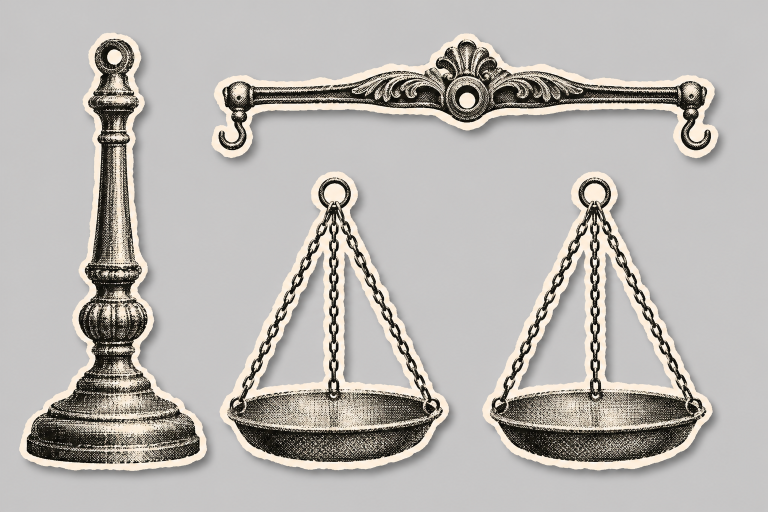
#> input picture source-uploads/sticker-sheets-and-images/c3e83cc8-image.png, 1536 x 1024 px, found by its file name (shown at 1/2 size)
$ python cut.py ../../../source-uploads/sticker-sheets-and-images/8e3199a1-image.png
#> lines starting #> are read from the running program, lines starting #| are printed output that depends on the picture; after the words box and inside, x2 and y2 are one past the last pixel; in counts of white or black regions, pixels touching at a corner belong together
import sys, numpy as np
from PIL import Image, ImageDraw
from scipy import ndimage
U='/root/.claude/uploads/209ed91e-ed39-530a-9c9f-4a0c5424de8b/'
O=sys.argv[1]
sheets={'A':'c3e83cc8-image.png','B':'f8392161-image.png','C':'eb5efa70-image.png','D':'8e3199a1-image.png'}
thumbs=[]
for k,f in sheets.items():
    im=np.array(Image.open(U+f).convert('RGB')).astype(int)
    L=im.mean(-1)
    border=L>222
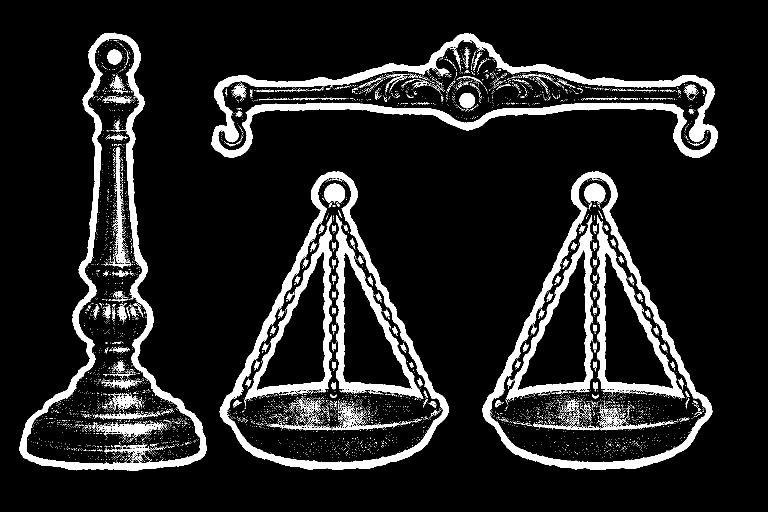
#> border: shape (1024, 1536) bool (shown at 1/2 size); 11.7% white; 4938 white regions (4724 under 20 px), largest, box (x1, y1, x2, y2) and area: (423, 67, 1436, 316) 33920, (38, 65, 414, 941) 28127, (439, 343, 898, 940) 20802
    border=ndimage.binary_closing(border,iterations=2)
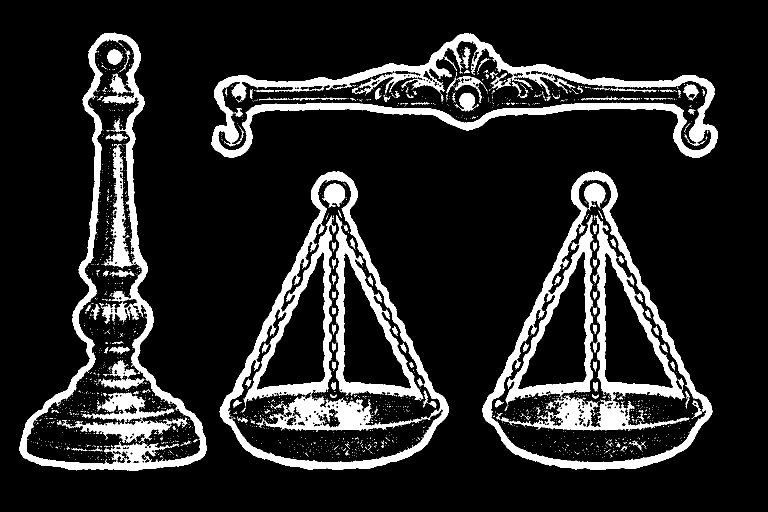
#> border: shape (1024, 1536) bool (shown at 1/2 size); 13.6% white; 1542 white regions (1394 under 20 px), largest, box (x1, y1, x2, y2) and area: (439, 343, 898, 940) 42126, (423, 67, 1436, 316) 39866, (38, 65, 414, 941) 33398
    m=ndimage.binary_fill_holes(border)
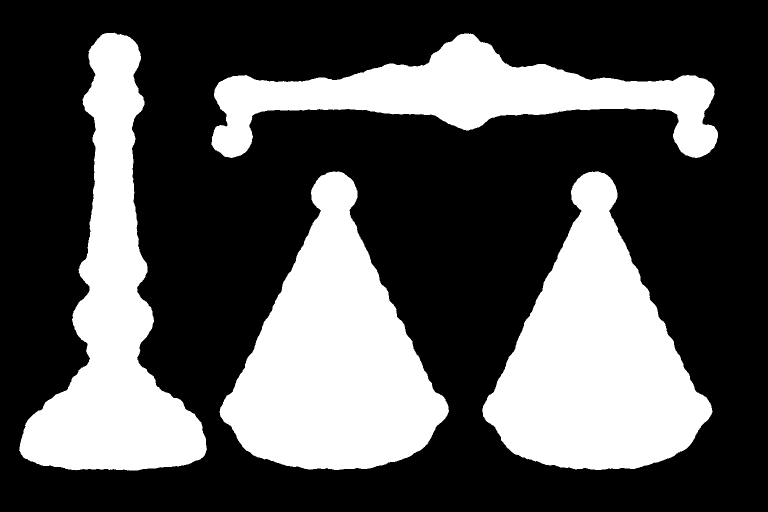
#> m: shape (1024, 1536) bool (shown at 1/2 size); 33% white; 4 white regions, box (x1, y1, x2, y2) and area: (964, 343, 1425, 940) 148917, (439, 343, 898, 940) 148393, (38, 65, 414, 941) 125666, (423, 67, 1436, 316) 96704
    m=ndimage.binary_opening(m,iterations=2)
#> m: shape (1024, 1536) bool; 33% white; 4 white regions, box (x1, y1, x2, y2) and area: (964, 343, 1425, 940) 148911, (439, 343, 898, 940) 148380, (38, 65, 414, 941) 125647, (423, 67, 1436, 316) 96693
    lab,n=ndimage.label(m)
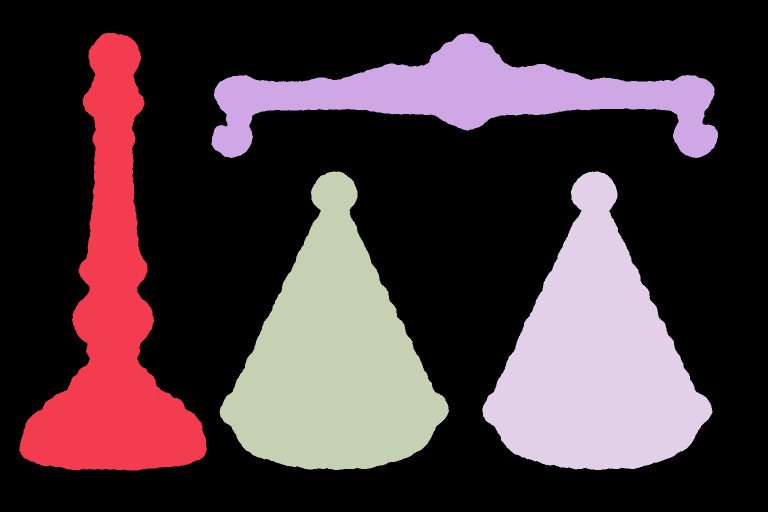
#> lab: shape (1024, 1536) int32 (shown at 1/2 size); 5 distinct labels, from 0 to 4; one colour per label, 0 black
#> n = 4
    objs=[]
    for i,sl in enumerate(ndimage.find_objects(lab)):
        area=(lab[sl]==i+1).sum()
        if area<3000: continue
        objs.append((sl,i+1))
#> this loop made 4 passes
#> area on passes 1 to 4: 125647, 96693, 148380, 148911
#> after the loop, objs = 4 items
    objs.sort(key=lambda o:(o[0][0].start//200,o[0][1].start))
    for j,(sl,idx) in enumerate(objs):
        mask=lab[sl]==idx
        mask=ndimage.binary_erosion(mask,iterations=1)
        a=ndimage.gaussian_filter(mask.astype(float),0.8)
        sub=np.dstack([im[sl],(a*255)]).astype(np.uint8)
        name=f'{k}{j}'
        Image.fromarray(sub,'RGBA').save(O+'/'+name+'.png')
        print(name, sl[1].start, sl[0].start, sub.shape[1], sub.shape[0])
#> this loop made 4 passes
#> name on passes 1 to 4: 'A0', 'A1', 'A2', 'A3'
#| A0 38 65 376 876
#| A1 423 67 1013 249
#| A2 439 343 459 597
#| A3 964 343 461 597
#> pass 1, `mask=ndimage.binary_erosion(mask,iterations=1)`:
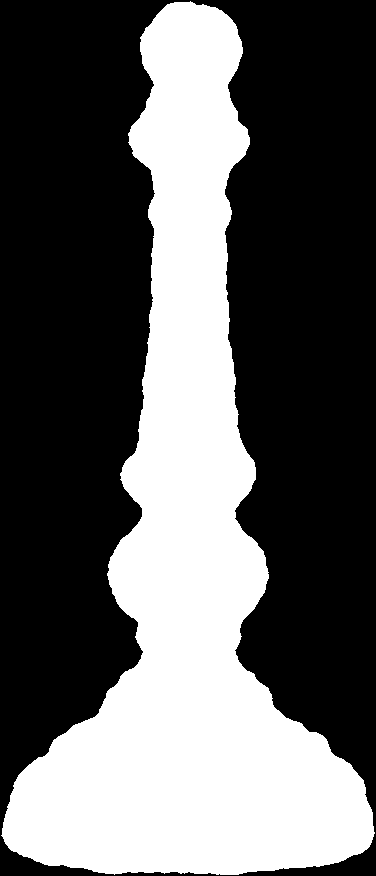
#> mask: shape (876, 376) bool; 37.5% white; 1 white region, box (x1, y1, x2, y2) and area: (1, 1, 375, 875) 123466
#> pass 1, `sub=np.dstack([im[sl],(a*255)]).astype(np.uint8)`:
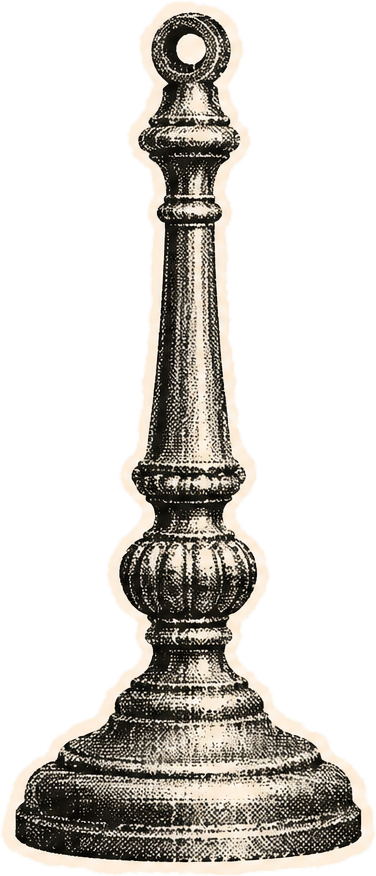
#> sub: shape (876, 376, 4); mean R, G, B, A 175.6, 171.9, 167.2, 95.6; transparent parts drawn white
#> after the loop:
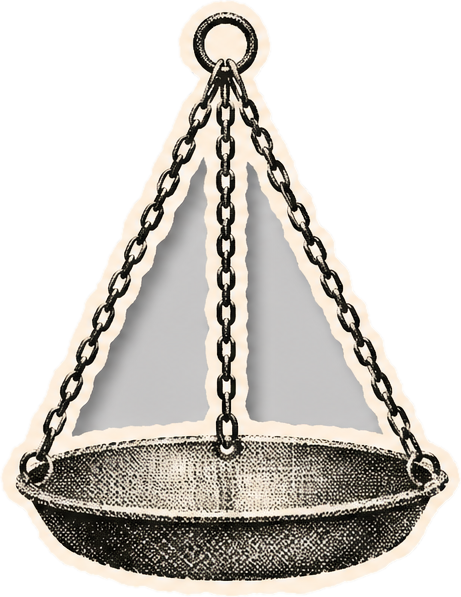
#> sub: shape (597, 461, 4); mean R, G, B, A 181.2, 177, 171.8, 136.5; transparent parts drawn white
#> pass 2 of the loop `for k,f in sheets.items():`:
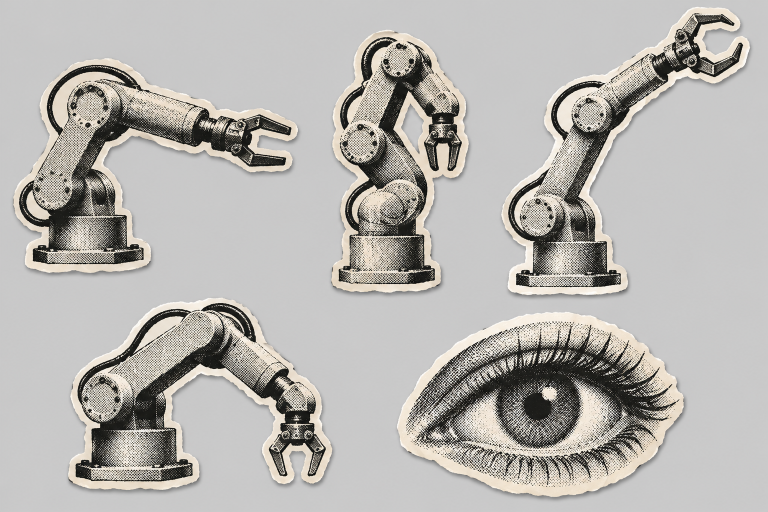
#> input picture source-uploads/sticker-sheets-and-images/f8392161-image.png, 1536 x 1024 px, found by its file name (shown at 1/2 size)
#> `lab,n=ndimage.label(m)`:
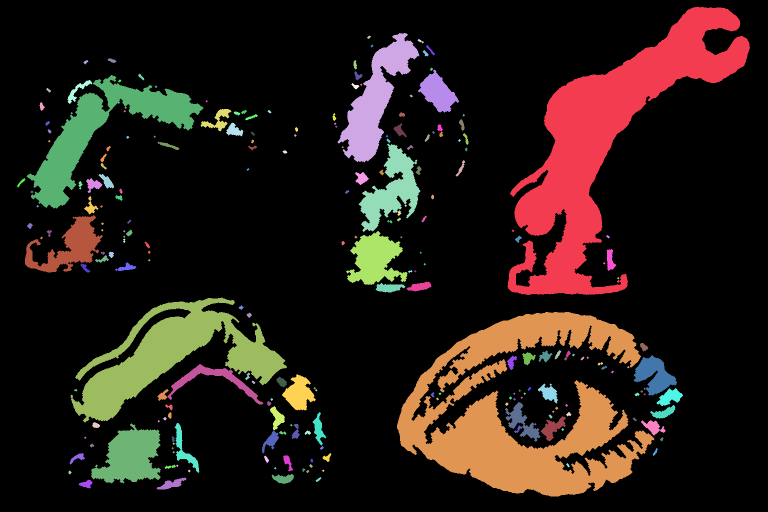
#> lab: shape (1024, 1536) int32 (shown at 1/2 size); 226 distinct labels, from 0 to 225; one colour per label, 0 black
#> n = 225
#> the loop `for i,sl in enumerate(ndimage.find_objects(lab)):` made 225 passes
#> area on passes 1 to 3: 84258, 15481, 28
#> after the loop `for i,sl in enumerate(ndimage.find_objects(lab)):`: objs = 11 items
#> the loop `for j,(sl,idx) in enumerate(objs):` made 11 passes
#> (idx, name) on passes 1 to 8: (16, 'B0'), (2, 'B1'), (13, 'B2'), (1, 'B3'), (59, 'B4'), (87, 'B5'), (126, 'B6'), (99, 'B7')
#> (printed output is left out)
#> after the loop `for j,(sl,idx) in enumerate(objs):`:
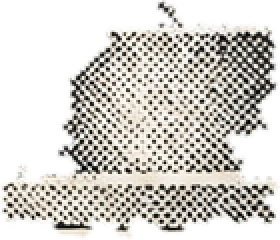
#> sub: shape (120, 140, 4) (shown 2 times larger); mean R, G, B, A 141.1, 137.3, 129.2, 147.6; transparent parts drawn white
#> pass 3 of the loop `for k,f in sheets.items():`:
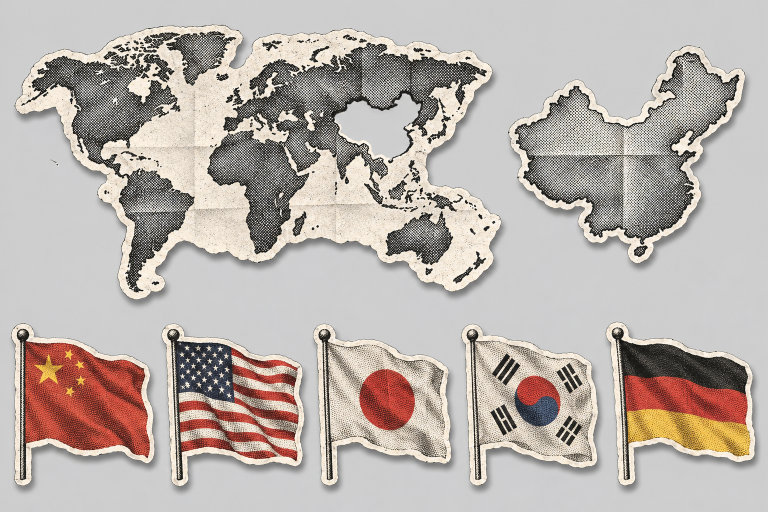
#> input picture source-uploads/sticker-sheets-and-images/eb5efa70-image.png, 1536 x 1024 px, found by its file name (shown at 1/2 size)
#> `lab,n=ndimage.label(m)`:
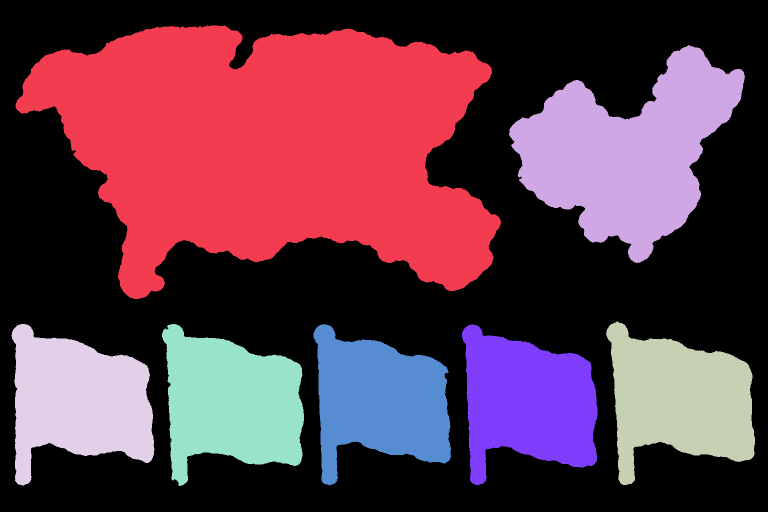
#> lab: shape (1024, 1536) int32 (shown at 1/2 size); 8 distinct labels, from 0 to 7; one colour per label, 0 black
#> n = 7
#> the loop `for i,sl in enumerate(ndimage.find_objects(lab)):` made 7 passes
#> area on passes 1 to 7: 349347, 106547, 61341, 60140, 62322, 57256, 59308
#> after the loop `for i,sl in enumerate(ndimage.find_objects(lab)):`: objs = 7 items
#> the loop `for j,(sl,idx) in enumerate(objs):` made 7 passes
#> (idx, name) on passes 1 to 7: (1, 'C0'), (2, 'C1'), (4, 'C2'), (5, 'C3'), (6, 'C4'), (7, 'C5'), (3, 'C6')
#> (printed output is left out)
#> after the loop `for j,(sl,idx) in enumerate(objs):`:
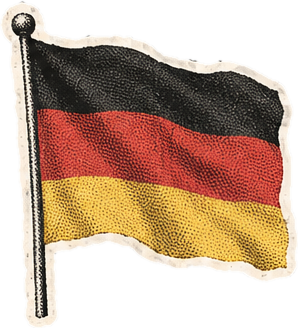
#> sub: shape (328, 298, 4); mean R, G, B, A 173.8, 147, 128.1, 157.1; transparent parts drawn white
#> the loop made 4 passes; the first 3 are shown
